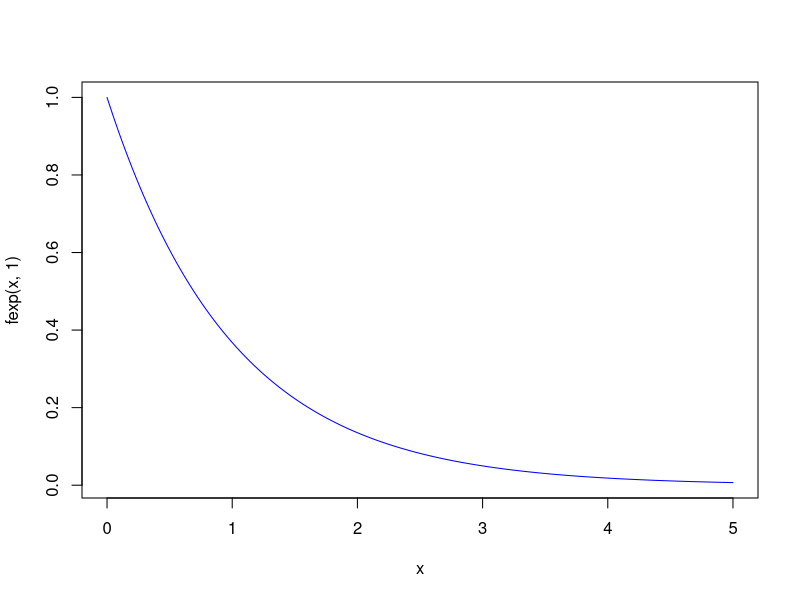

This figure's R source:
## ---- chunk 1
library(ggplot2)    # Library for plotting
## ---- chunk 2
fexp <- function (x, lambda = 1) {
  return(lambda * exp(1)^(-lambda*x))
}

x <- seq(0, 5, 0.01)
plot(x, fexp(x, 1), type="l", col= "blue")

exp = integrate(function(x) x*fexp(x), lower = 0, upper = Inf)
exp
